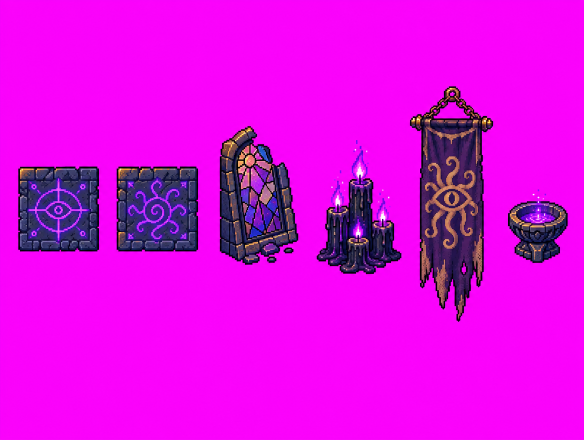
#> input picture art/source/chapel_sheet.png, 1168 x 880 px, given in place of workshop_sheet.png, which was not available (shown at 1/2 size)
$ python prepare_workshop.py
#> lines starting #> are read from the running program, lines starting #| are printed output that depends on the picture; after the words box and inside, x2 and y2 are one past the last pixel; in counts of white or black regions, pixels touching at a corner belong together; pictures that were not available may be replaced by others from this repository, and a replacement may not be noted
### tools/sheet_cut.py
"""0.16: utilitários para recortar folhas de sprites geradas por IA com fundo magenta (#FF00FF).

A IA não respeita tamanhos exatos: cada folha é lida como imagem, o magenta vira transparente
(com tolerância e limpeza da franja rosada), as "ilhas" de cada peça são detectadas sozinhas e
cada peça é levada ao tamanho-alvo do jogo com NEAREST NEIGHBOR (pixel art, sem suavização).
Usado por tools/prepare_{workshop,market,chapel,cracked_walls,tentacle_gate,map_icons}.py.
Requer numpy, pillow e scipy.
"""
from pathlib import Path
import numpy as np
from PIL import Image, ImageDraw
from scipy import ndimage

ROOT = Path(__file__).resolve().parents[1]
SRC = ROOT / "art/source"
PREVIEW_BG = (58, 62, 70)


def key_magenta(img: Image.Image, tol: int = 70, fringe: int = 2) -> np.ndarray:
    """RGBA com o magenta removido. tol = quanto o pixel pode fugir do magenta puro.
    A franja (pixels rosados colados no fundo) é apagada ou tem o rosa retirado (despill)."""
#> called with tol = 70, fringe = 2
    a = np.asarray(img.convert("RGB")).astype(np.int16)
    r, g, b = a[..., 0], a[..., 1], a[..., 2]
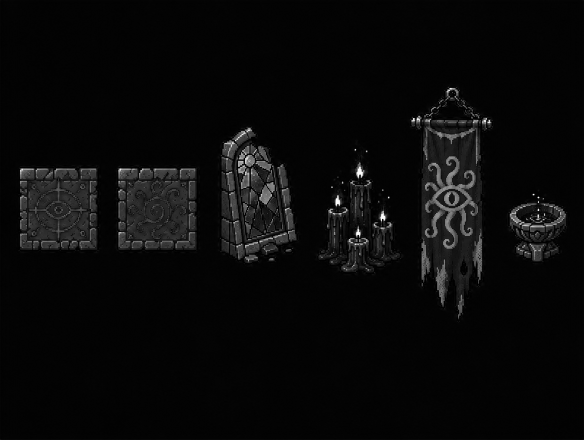
#> g: shape (880, 1168) int16 (shown at 1/2 size); min 0, max 255, mean 9.5
    mag = np.minimum(r, b) - g                      # alto no magenta, ~0 em cores comuns
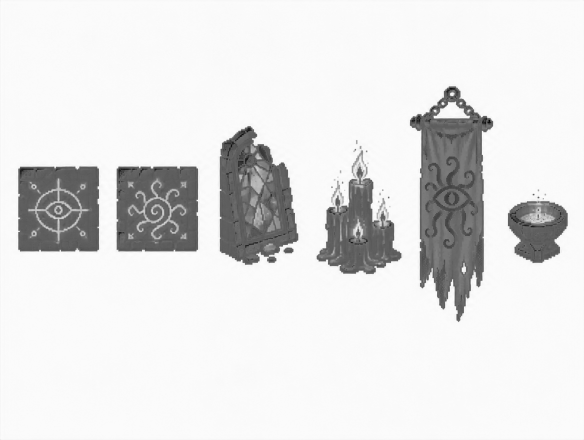
#> mag: shape (880, 1168) int16 (shown at 1/2 size); min -150, max 254, mean 209.8; drawn with min black and max white
    bg = (mag > 255 - tol) | ((r > 200) & (b > 200) & (g < 90))
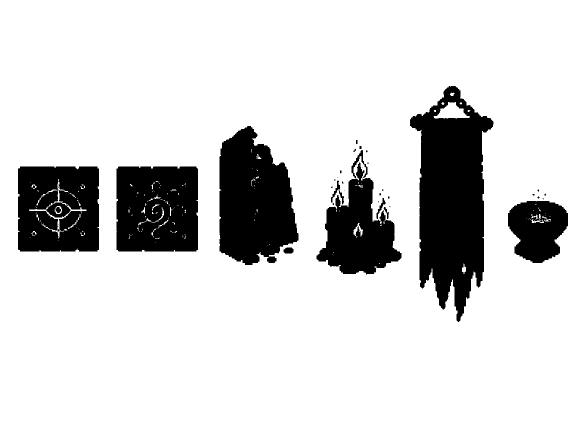
#> bg: shape (880, 1168) bool (shown at 1/2 size); 84% white; 40 black regions (26 under 20 px), largest, box (x1, y1, x2, y2) and area: (820, 172, 987, 644) 47717, (439, 252, 597, 530) 32385, (233, 333, 396, 503) 26831
    alpha = np.where(bg, 0, 255).astype(np.uint8)
    # franja: até `fringe` px do fundo, pixels ainda puxados para o magenta somem
    near = ndimage.binary_dilation(bg, iterations=fringe) & ~bg
#> near: shape (880, 1168) bool; 1.8% white in thin lines or dots, all inside (x1, y1, x2, y2) = (36, 172, 1136, 644)
    pinkish = near & (mag > 55) & (r > g + 40) & (b > g + 40)
    alpha[pinkish] = 0
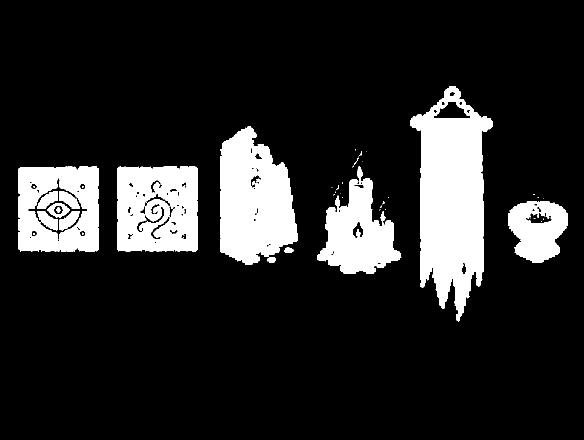
#> alpha: shape (880, 1168) (shown at 1/2 size); 15.1% white; 42 white regions (28 under 20 px), largest, box (x1, y1, x2, y2) and area: (820, 173, 986, 643) 46323, (440, 253, 596, 529) 31152, (234, 333, 396, 503) 24810
    # despill no resto da borda: tira o excesso de vermelho+azul em relação ao verde
    edge = ndimage.binary_dilation(alpha == 0, iterations=fringe) & (alpha > 0)
#> edge: shape (880, 1168) bool; 1.7% white in thin lines or dots, all inside (x1, y1, x2, y2) = (37, 173, 1135, 643)
    out = a.copy()
    spill = np.clip(mag - 25, 0, None)
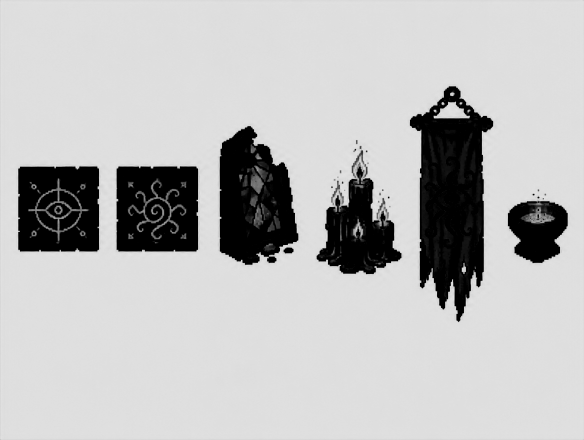
#> spill: shape (880, 1168) int16 (shown at 1/2 size); min 0, max 229, mean 187.8
    for c in (0, 2):
        ch = out[..., c]
        ch[edge] = np.clip(ch[edge] - spill[edge] // 2, 0, 255)
    return np.dstack([out.clip(0, 255).astype(np.uint8), alpha])
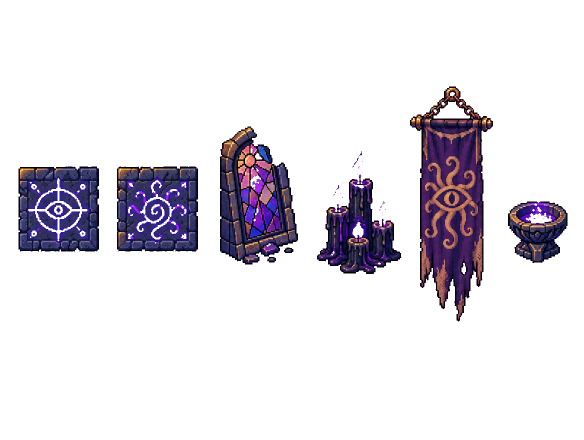
#> returned value: shape (880, 1168, 4) (shown at 1/2 size); mean of channels 0, 1, 2, 3 221.1, 9.5, 225.4, 38.5; transparent parts drawn white


def islands(rgba: np.ndarray, merge: int = 10, min_area: int = 400) -> list:
    """Caixas (x0, y0, x1, y1) de cada peça. `merge` junta partes próximas (faíscas, chamas, cordas)."""
#> called with merge = 10, min_area = 400
    solid = rgba[..., 3] > 0
    grown = ndimage.binary_dilation(solid, iterations=merge)
#> grown: shape (880, 1168) bool; 20.7% white; 6 white regions, box (x1, y1, x2, y2) and area: (810, 163, 996, 653) 60329, (430, 243, 606, 539) 40118, (224, 323, 406, 513) 33899, (27, 323, 208, 513) 33680, (624, 288, 813, 558) 28982, (1006, 378, 1145, 536) 15315
    lab, _ = ndimage.label(grown)
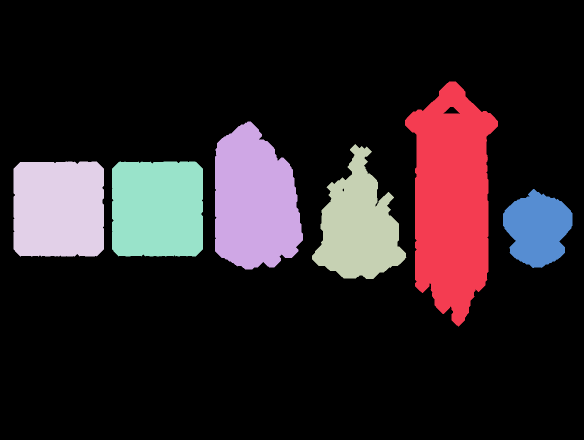
#> lab: shape (880, 1168) int32 (shown at 1/2 size); 7 distinct labels, from 0 to 6; one colour per label, 0 black
    boxes = []
    for sl in ndimage.find_objects(lab):
        if sl is None: continue
        y0, y1, x0, x1 = sl[0].start, sl[0].stop, sl[1].start, sl[1].stop
        if solid[y0:y1, x0:x1].sum() < min_area: continue
        # encolhe de volta ao pixel sólido
        ys, xs = np.nonzero(solid[y0:y1, x0:x1])
        boxes.append((x0 + xs.min(), y0 + ys.min(), x0 + xs.max() + 1, y0 + ys.max() + 1))
#> this loop made 6 passes
#> (y0, y1, x0, x1) on passes 1 to 6: (163, 653, 810, 996), (243, 539, 430, 606), (288, 558, 624, 813), (323, 513, 27, 208), (323, 513, 224, 406), (378, 536, 1006, 1145)
#> after the loop, boxes = [(820, 173, 986, 643), (440, 253, 596, 529), (634, 298, 803, 548), (37, 333, 198, 503), (234, 333, 396, 503), (1016, 388, 1135, 526)]
    return boxes


def reading_order(boxes: list, row_tol: float = 0.5) -> list:
    """Ordena em linhas (de cima para baixo) e, dentro da linha, da esquerda para a direita."""
#> called with row_tol = 0.5
    boxes = sorted(boxes, key=lambda b: (b[1] + b[3]) / 2)
#> boxes = [(440, 253, 596, 529), (820, 173, 986, 643), (37, 333, 198, 503), (234, 333, 396, 503), (634, 298, 803, 548), (1016, 388, 1135, 526)]
    rows, row = [], []
    for b in boxes:
        cy, h = (b[1] + b[3]) / 2, b[3] - b[1]
        if row:
            rcy = np.mean([(q[1] + q[3]) / 2 for q in row]); rh = np.mean([q[3] - q[1] for q in row])
            if abs(cy - rcy) > row_tol * max(h, rh):
                rows.append(row); row = []
        row.append(b)
#> this loop made 6 passes
#> (b, cy, h, rcy, rh) on passes 2 to 6: ((820, 173, 986, 643), 408, 470, 391, 276), ((37, 333, 198, 503), 418, 170, 399.5, 373), ((234, 333, 396, 503), 418, 170, 405.7, 305.3), ((634, 298, 803, 548), 423, 250, 408.8, 271.5), ((1016, 388, 1135, 526), 457, 138, 411.6, 267.2)
#> (b, cy, h) on pass 1: ((440, 253, 596, 529), 391, 276)
#> after the loop, rcy = 411.6; rh = 267.2; row has the same summary as boxes; rows = []
    if row: rows.append(row)
    return [b for r in rows for b in sorted(r, key=lambda q: q[0])]


# [39 lines left out: functions fit, seamless_score, make_seamless, tile_3x3, not called in this run]


def cut_sheet(sheet_name: str, names: list, merge: int = 10, min_area: int = 400, tol: int = 70) -> dict:
    """Recorta a folha e devolve {nome: Image RGBA recortada no tamanho original}. Confere a contagem."""
    rgba = key_magenta(Image.open(SRC / sheet_name), tol)
    boxes = reading_order(islands(rgba, merge, min_area))
#> boxes = [(37, 333, 198, 503), (234, 333, 396, 503), (440, 253, 596, 529), (634, 298, 803, 548), (820, 173, 986, 643), (1016, 388, 1135, 526)]
    if len(boxes) != len(names):
#> (the run stopped early here; a loop or call above may not have finished)
